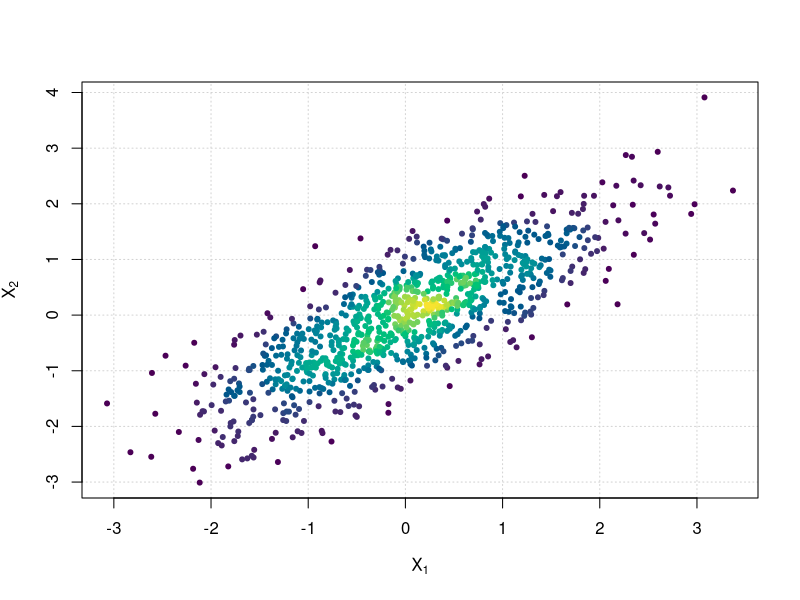
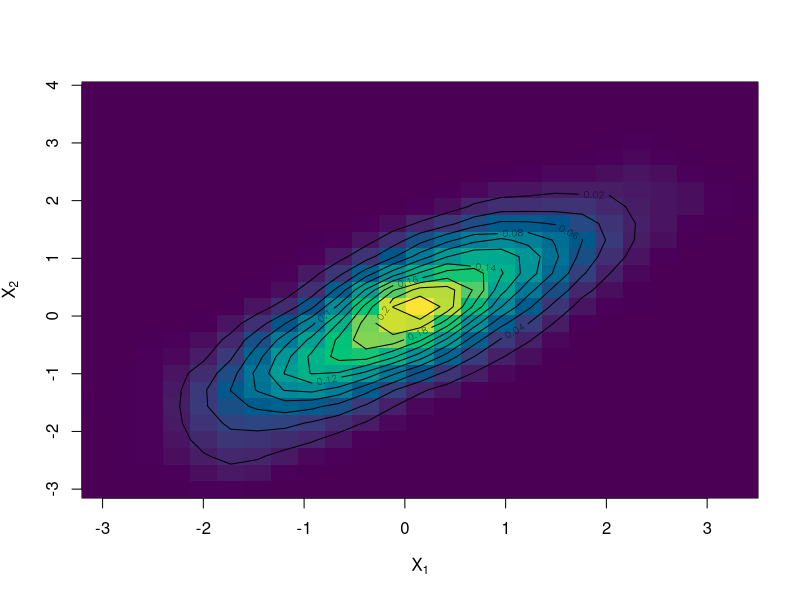
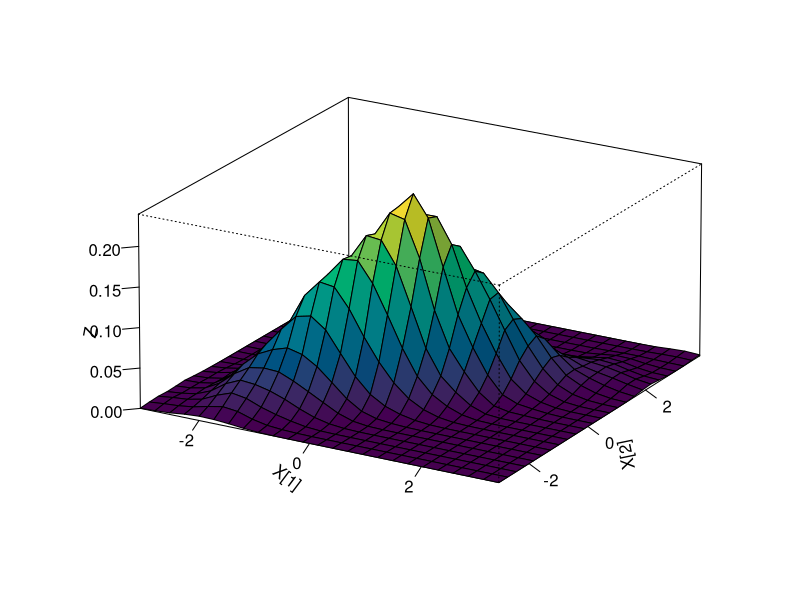

These figures' R source, in order:
## ---- chunk 1
library(mvtnorm)
n <- c(26, 24, 20, 33, 32)
V <- diag(1 / n)
df <- 130
C <- matrix(c(
  1, 1, 1, 0, 0, -1, 0, 0, 1, 0,
  0, -1, 0, 0, 1, 0, 0, 0, -1, -1,
  0, 0, -1, 0, 0
), ncol = 5)
cv <- C %*% V %*% t(C) ## covariance matrix
dv <- t(1 / sqrt(diag(cv)))
cr <- cv * (t(dv) %*% dv) ## correlation matrix
delta <- rep(0, 5)
Tn <- qmvt(0.95,
  df = df, delta = delta, corr = cr,
  abseps = 0.0001, maxpts = 100000, tail = "both"
)
Tn
## ---- chunk 2
library(MASS)
set.seed(2018)
n <- 1000 # 样本量
X <- mvrnorm(n, mu = rep(0, 2), Sigma = matrix(c(1, 0.8, 0.8, 1), 2))
plot(X,
  pch = 20, panel.first = grid(), cex = 1,
  col = densCols(X, colramp = hcl.colors),
  xlab = expression(X[1]), ylab = expression(X[2])
)
## ---- chunk 3
f1 <- kde2d(X[, 1], X[, 2], n = 25)
image(f1, col = hcl.colors(100), xlab = expression(X[1]), ylab = expression(X[2]))
contour(f1, add = T)
## ---- chunk 4
nrz <- nrow(f1$z)
ncz <- ncol(f1$z)
nbcol <- 100
color <- hcl.colors(100)
# Compute the z-value at the facet centres
zfacet <- f1$z[-1, -1] + f1$z[-1, -ncz] + f1$z[-nrz, -1] + f1$z[-nrz, -ncz]
# Recode facet z-values into color indices
facetcol <- cut(zfacet, nbcol)

persp(f1,
  xlab = "X[1]", ylab = "X[2]", zlab = "\n Z",
  theta = 30, phi = 20, col = color[facetcol],
  r = 50, d = 0.1, expand = 0.5, ltheta = 90, lphi = 180,
  shade = 0.1, ticktype = "detailed", nticks = 5, box = TRUE
)
